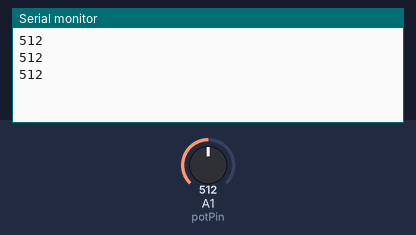
This sketch was run on a simulated Arduino Uno, built with avr-gcc and run on an emulated ATmega328P. Parts: the last lines printed to the serial monitor. The test bench sets the inputs (shaded band); at power-on: A1 (potPin) = 512.

Above: at 1.3 s.
1.4 s: A1 (potPin) set to 716
At 1.9 s:
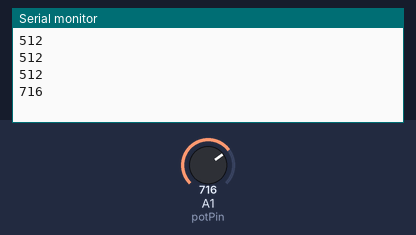
2.9 s: A1 (potPin) set to 900
At 3.3 s:
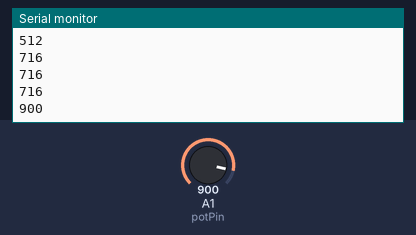
Timing chart, 0 to 5.9 s (numbered marks = the images above; inputs shaded):
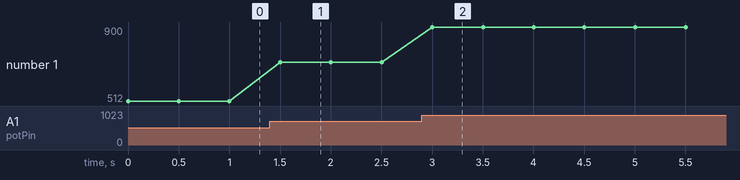

The sketch:

potinput.ino
```cpp
/* Analog Read to LED
 * ------------------
 *
 * turns on and off a light emitting diode(LED) connected to digital
 * pin 13. The amount of time the LED will be on and off depends on
 * the value obtained by analogRead(). In the easiest case we connect
 * a potentiometer to analog pin 2.
 *
 * Created 1 December 2005
 * copyleft 2005 DojoDave <http://www.0j0.org>
 * http://arduino.berlios.de
 *
 */

#define potPin 1
int potval = 0;

void setup() {
  Serial.begin (9600);
}

void loop() {
  potval = analogRead(potPin);    // read the value from the sensor
  Serial.println (potval);
  delay (500);
}
```

Measured:
- after the input at 1.4 s, the serial monitor: prints a new line after 0.10 s (image 1)
- after the input at 2.9 s, the serial monitor: prints a new line after 0.10 s (image 2)
- plotted number 1: 512 → 716 after the input at 1.4 s, 716 → 900 after the input at 2.9 s
